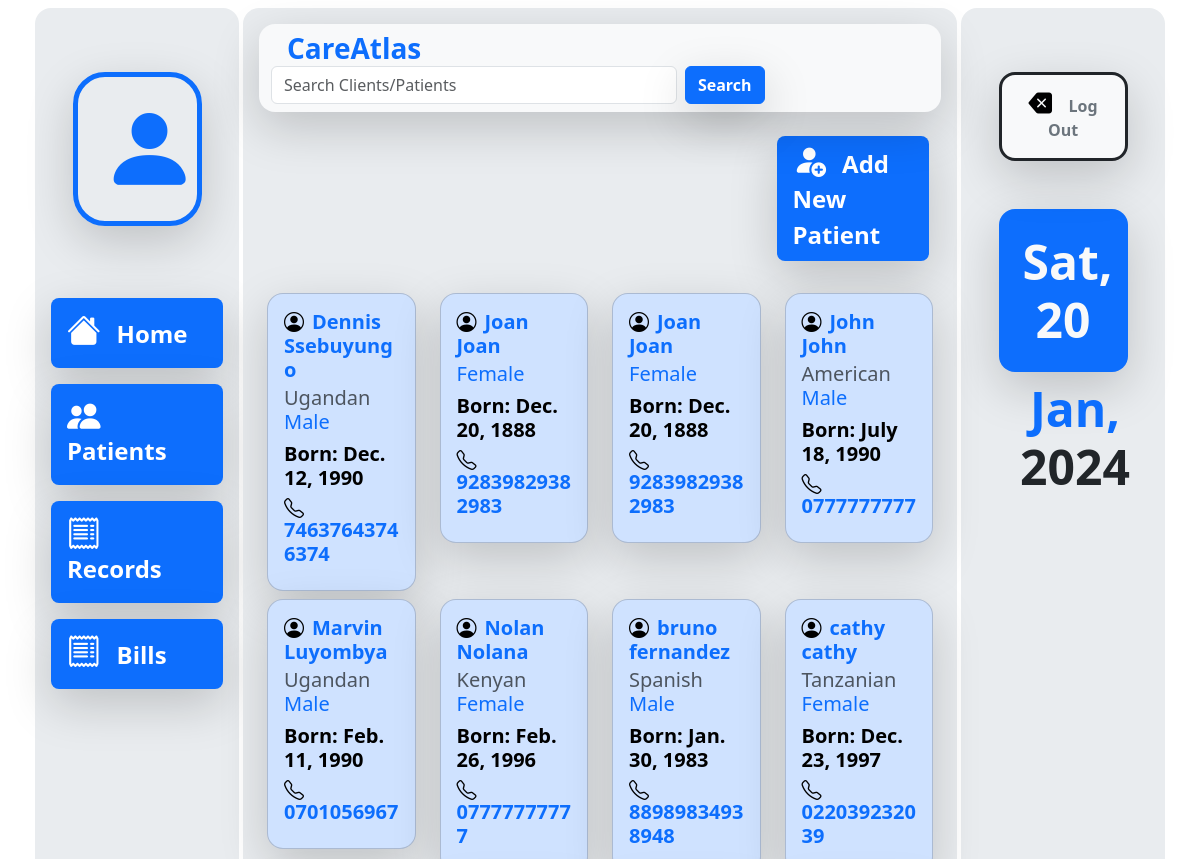
Page /base/application_patient_page/1 (upper part) on the earlier database version.
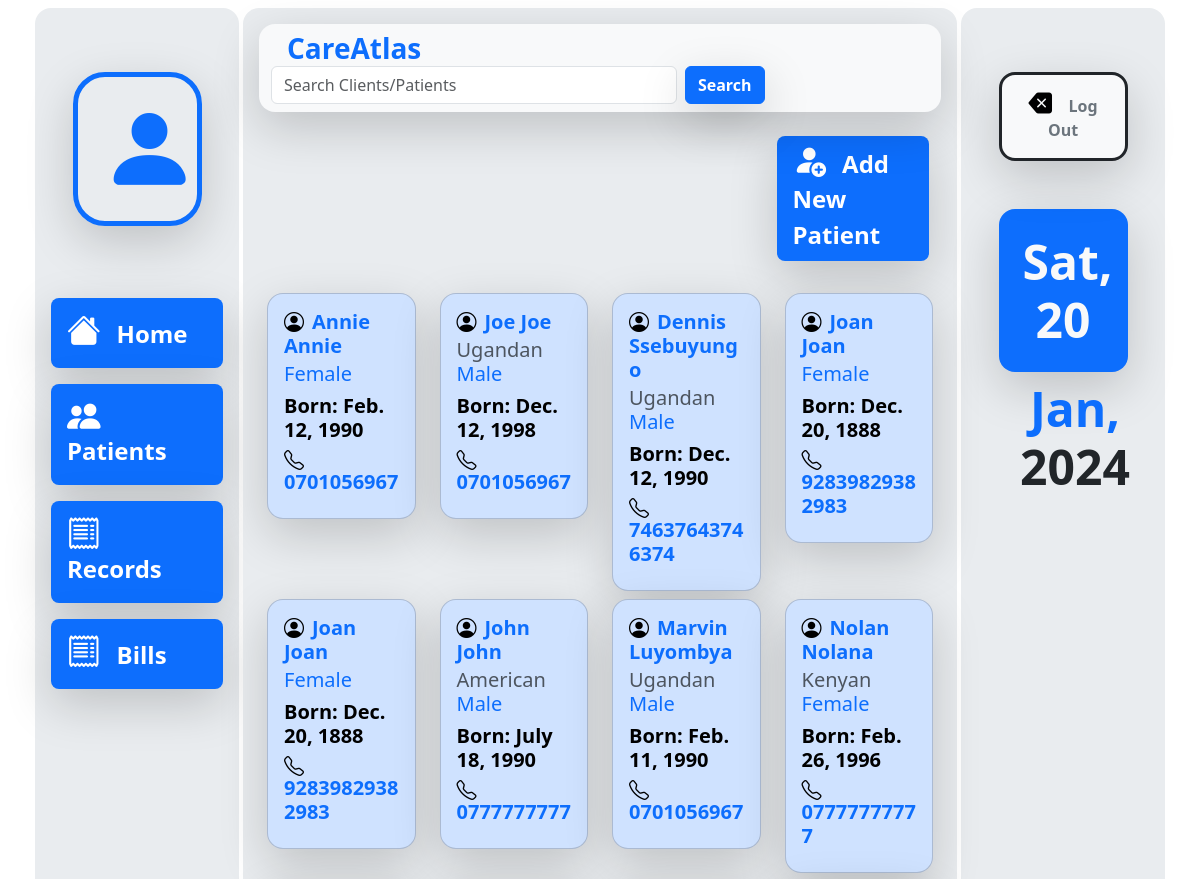
Same page on the later database version.
### base/models.py (models this page shows, shortened)
class Patient(models.Model):
    first_name = models.CharField(max_length=30, blank=False)
    last_name = models.CharField(max_length=30, blank = False)
    nationality = models.CharField(max_length=30, blank=True, null=True)
    date_of_birth = models.DateField(blank=True, null=True)
    date_added = models.DateField(auto_now_add=True)
    sex_type = {"Male": "Male", "Female": "Female", "Complicated": "Complicated"}
    sex = models.CharField(blank=False, choices=sex_type, max_length=15)
    phone_number = models.CharField(max_length=20, null=True)
    address = models.CharField(max_length=30, null=True)
    next_of_kin = models.CharField(max_length=30, null=True)
    next_of_kin_contact = models.CharField(max_length=30, null=True)
    religion = models.CharField(max_length=30, null=True)

### base/views.py (the view)
# urls.py: path('base/application_patient_page/<int:page>', base_views.application_patient_page, name='application-page'),
def application_patient_page(request, page=1):
    all_patients = Patient.objects.all().order_by('-date_added')
    patients = Paginator(all_patients, 24)
    context = {
        "day": date_1[0],
        "day_of_month": date_1[1],
        "month": date_1[2],
        "year": date_1[3].replace(",", ""),
        "date": date,
        "patients": patients.page(page)
    }
    return render(request, 'base/application_patient_page.html', context)

### base/templates/base/application_patient_page.html (shortened to what this page needs)
{% extends 'base/base.html' %}
{% block content %}
        <div class="">
          <div class="row my-3">
            <div class="col-9"></div>
            <div class="col-3 row  justify-content-center">
              <a href="{% url 'new-patient' %}" class="px-3 border border-0 fw-bold fs-4 text-white bg-primary shadow-lg rounded-3 py-2 link-underline link-underline-opacity-0" ><i class="bi bi-person-fill-add me-3 text-white" style="font-size: 140%"></i>Add New Patient</a>
            </div>
          </div>
          <div class="row p-2">
            {% for patient in patients %}
            <div class="col-3 mt-2">
              <div class="card bg-primary-subtle rounded-4 shadow-lg">
                <a href="{% url 'patient-page' patient.id %}" class="link-underline link-underline-opacity-0"><div class="card-body">
                  <h5 class="card-title fw-semibold text-primary"><i class="bi bi-person-circle me-2 text-black"></i>{{patient.first_name}} {{patient.last_name}}</h5>
                  <h5 class="card-subtitle mb-2 text-body-secondary">{{patient.nationality}} <span class="text-primary">{{patient.sex}}</span></h5>
                  {% if patient.date_of_birth %}
                    <h5 class="fw-semibold text-black">Born: <span class="fw-bold ">{{patient.date_of_birth}}</span></h5>
                  {% endif %}
                  {% if patient.phone_number %}
                    <h5 class="fw-semiold text-black"><i class="bi bi-telephone me-2"></i></i><span class="fw-bold text-primary">{{patient.phone_number}}</span></h5>
                  {% endif %}
                </div></a>
              </div>
            </div>
            {% endfor %}
          </div>
        </div>
{% endblock content %}

### base/templates/base/base.html (shortened to what this page needs)
{% load static %}
<html lang="en">
<head>
    <link href="https://cdn.jsdelivr.net/npm/bootstrap@5.3.2/dist/css/bootstrap.min.css" rel="stylesheet">
    <link rel="stylesheet" href="https://cdn.jsdelivr.net/npm/bootstrap-icons@1.11.2/font/bootstrap-icons.min.css">
</head>
<body>
  <div class="row justify-content-center h-100">
    <div class="col-2 p-3 bg-body-secondary d-flex flex-column align-items-start justify-content-start mx-1 rounded-4 my-2">
        <div class="d-flex flex-column mt-5 mb-5 text-center w-75 mx-auto border border-primary border-5 rounded-5 p-4 shadow-lg">
          <a href="{% url 'profile-page' %}" class="link-underline link-underline-opacity-0">
            <i class="bi bi-person-fill text-primary" style="font-size: 600%"></i>
          </a>
        </div>
      <div class="mt-4 mx-auto">
        <div class="d-flex flex-column">
          <a href="{%url 'application-home' %}" class="border border-0 ps-3 pe-3 fw-bold fs-4 text-white mb-3 bg-primary w-100 shadow-lg rounded-3 py-3 link-underline link-underline-opacity-0" ><i class="bi bi-house-fill me-3 text-white" style="font-size: 140%"></i>Home</a>
          <a href="{% url 'application-page' 1 %}" class="border border-0 ps-3 pe-3 fw-bold fs-4 text-white bg-primary w-100 shadow-lg rounded-3 py-3 mb-3 link-underline link-underline-opacity-0" ><i class="text-white bi bi-people-fill me-3" style="font-size: 140%"></i>Patients</a>
          <a href="{% url 'records-page' 1 %}" class="border border-0 ps-3 pe-3 fw-bold fs-4 text-white mb-3 bg-primary w-100 shadow-lg rounded-3 py-3 link-underline link-underline-opacity-0" ><i class="bi bi-receipt text-white me-3" style="font-size: 140%"></i>Records</a>
          <a href="{% url 'bills-page' 1 %}" class="border border-0 ps-3 pe-3 fw-bold fs-4 text-white mb-3 bg-primary w-100 shadow-lg rounded-3 py-3 link-underline link-underline-opacity-0" ><i class="bi bi-receipt text-white me-3" style="font-size: 140%"></i>Bills</a>
        </div>
      </div>
    </div>
    <div class="col-7 p-3 bg-body-secondary my-2 rounded-4">
      <nav class="navbar bg-body-tertiary rounded-4 shadow-lg mb-4">
        <div class="container-fluid">
          <a href="{%url 'application-home' %}" class="link-underline link-underline-opacity-0"><span class="navbar-brand mb-0 h1 text-primary fw-bolder fs-3 ms-3">CareAtlas</span></a>
          <form class="d-flex w-75 my-auto" role="search" action="{% url 'search-page' 1 %}" method="POST">
            <input class="form-control me-2" type="text" placeholder="Search Clients/Patients" aria-label="Search" name="search_string" value="{{search_text}}">
            <button class="btn btn-primary shadow-lg fw-bold" type="submit">Search</button>
          </form>
        </div>
      </nav>
      {% block content %}
      {% endblock content%}
    </div>
    <div class="col-2 p-3 bg-body-secondary mx-1 my-2 rounded-4 text-center">
      <a href="{% url 'logout' %}" class="border border-3 border-dark btn btn-light fw-bold fs-6 rounded-4 text-secondary p-3 shadow-lg mt-5 w-75" type="button"><i class=" bi bi-backspace-fill text-body-emphasis me-3" style="font-size: 150%"></i>Log Out</a>
      <div>
        <a href="" class="link-underline link-underline-opacity-0">
          <div>
            <h1 class="display-5 mt-5 text-light fw-bold bg-primary p-4 rounded-4 shadow-lg w-75 mx-auto">{{ day }}, {{ day_of_month }}</h1>
          </div>
          <div>
            <h1 class="display-5 ms-4 text-primary fw-bold">{{month}}, <span class="display-5 fw-bold text-dark">{{year}}</span></h1>
          </div>
        </a>
      </div>
    </div>
  </div>
</body>
</html>

Differences in the rows shown:
no longer on this page (row unchanged): Patient: first_name "bruno", last_name "fernandez", nationality "Spanish", sex "Male", date_of_birth "Jan. 30, 1983", phone_number "88989834938948"
no longer on this page (row unchanged): Patient: first_name "cathy", last_name "cathy", nationality "Tanzanian", sex "Female", date_of_birth "Dec. 23, 1997", phone_number "022039232039"
added Patient: first_name "Annie", last_name "Annie", sex "Female", date_of_birth "Feb. 12, 1990", phone_number "0701056967"
added Patient: first_name "Joe", last_name "Joe", nationality "Ugandan", sex "Male", date_of_birth "Dec. 12, 1998", phone_number "0701056967"
